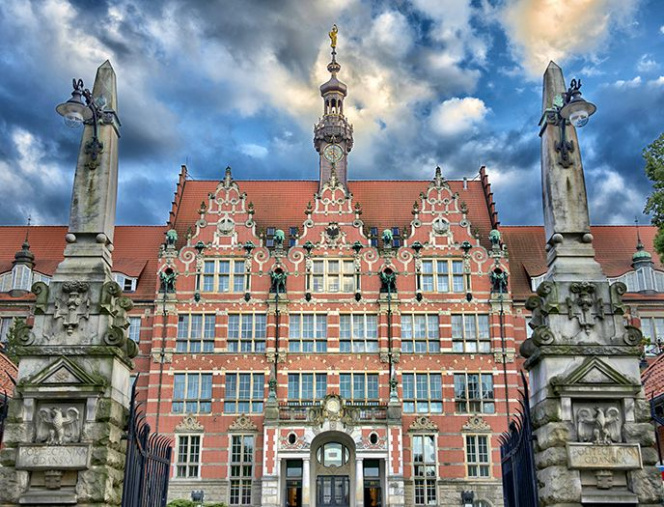
#> input picture tests/politechnika.jpg, 664 x 507 px
$ python edgeTest.py
#> lines starting #> are read from the running program, lines starting #| are printed output that depends on the picture
import scikit_build_example as sbe
from PIL import Image
import numpy as np

image = Image.open('politechnika.jpg')
#> image is the input picture: PIL image 664x507 RGB; mean R, G, B 130.2, 133.6, 137.6

signal2d = np.array(image)
image.show("Przykładowe zdjęcie wyświetlone za pomocą PIL")

image_grayscale = image.convert("L") # Detekcja krawędzi musi być w grayscale
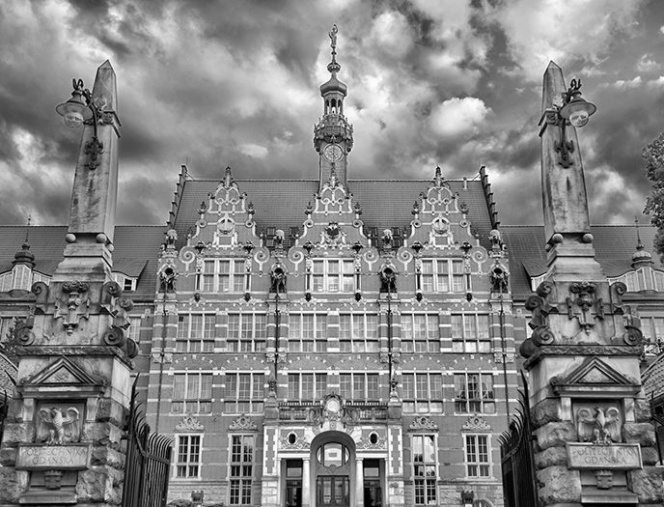
#> image_grayscale: PIL image 664x507 L; min 0, max 255, mean 133.1
signal2d_from_grayscale = np.array(image_grayscale)
#> (the run stopped early here; a loop or call above may not have finished)
